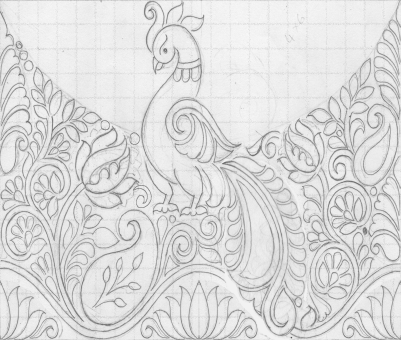
#> input picture examples/step_2.bmp, 401 x 340 px
$ python -i core.py   (imports and definitions only)
#> lines starting #> are read from the running program, lines starting #| are printed output that depends on the picture; after the words box and inside, x2 and y2 are one past the last pixel; in counts of white or black regions, pixels touching at a corner belong together
#> further down, picture is the input picture: shape (340, 401); min 85, max 248, mean 220.2
"""Native-resolution draft generation and deterministic export validation.

No function in this module establishes semantic or loom production readiness.
"""
from pathlib import Path
import hashlib
import json
import numpy as np
from PIL import Image, ImageOps

RULES = [
    'R1: Motifs interpreted correctly; pencil noise distinguished from shapes.',
    'R2: Distinct semantic pieces separated by 2 native white pixels at closest approach; continuous forms and wider background preserved.',
    'R3: Intended solid pieces have no accidental white holes.',
    'R4: Intentional channels, cut-outs, eyes, veins and hollow ornaments preserved.',
    'R5: Exact red/white palette confirmed by automated validation.',
    'R6: Edges are crisp, with no hooks, blobs or random thickness changes.',
    'R7: Inner/front long contour run is shorter than outer/back; each annotated staircase follows 3 then 2 then 1 pixel runs, with 2 then 1 allowed when size/shape prevents 3/2/1.',
    'R8: Staircase counts satisfy n3 < n2 < n1, or fallback n2 < n1; these are contour runs, not stroke thickness.',
    'R9: No stray pixels or bumps outside intended curve envelopes.',
    'R10: Stems narrow gradually and flow continuously into legitimate branches.',
    'R11: Taper rules applied only to genuinely tapering structures.',
    'R12: Equivalent repeated pieces use consistent construction.',
    'R13: Motifs, composition and meaningful white spaces preserved.',
    'R14: Exact source dimensions confirmed by automated validation.',
    'R15: Topology reviewed semantically, not by component counts.',
    'R16: All uncertain regions reviewed and resolved by the designer.',
]


def rgb(image):
    """Composite transparency on white, retaining the original pixel geometry."""
    im = image if isinstance(image, Image.Image) else Image.fromarray(np.asarray(image).astype('uint8'))
    if im.mode in ('RGBA', 'LA') or 'transparency' in im.info:
        layer = im.convert('RGBA')
        bg = Image.new('RGBA', layer.size, 'white')
        return Image.alpha_composite(bg, layer).convert('RGB')
    return im.convert('RGB')


def exact_palette(image):
    """Project editor colours onto red/white by nearest RGB distance; no resizing."""
    a = np.asarray(rgb(image), dtype=np.int32)
    red = np.array([255, 0, 0], dtype=np.int32)
    white = np.array([255, 255, 255], dtype=np.int32)
    mask = ((a - red) ** 2).sum(2) < ((a - white) ** 2).sum(2)
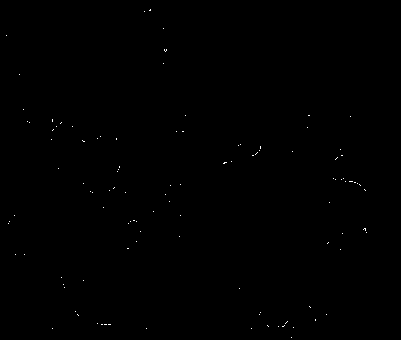
#> mask: shape (340, 401) bool; 0.12% white in thin lines or dots, all inside (x1, y1, x2, y2) = (6, 9, 367, 338)
    return render(mask)
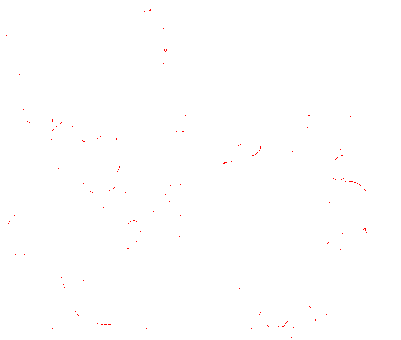
#> returned value: PIL image 401x340 RGB; mean R, G, B 255, 254.7, 254.7


def render(mask):
    a = np.full((*mask.shape, 3), 255, dtype=np.uint8)
    a[mask] = [255, 0, 0]
    return Image.fromarray(a)


def validate(image, source_size):
    im = rgb(image)
    a = np.asarray(im)
    red = np.all(a == [255, 0, 0], axis=2)
    white = np.all(a == [255, 255, 255], axis=2)
    palette_ok = bool(np.all(red | white))
    size_ok = tuple(im.size) == tuple(source_size)
    nonempty = bool(red.any() and white.any())
    return dict(width=im.width, height=im.height, size_ok=size_ok,
                palette_ok=palette_ok, has_red_and_white=nonempty,
                invalid_colour_pixels=int((~(red | white)).sum()),
                red_fraction=float(red.mean()),
                automated_checks_passed=bool(size_ok and palette_ok and nonempty),
                semantic_validation='Requires designer review; not inferred from component counts.')


def export_reviewed(image, source, checked_rules, reviewer, unresolved, directory):
    report = validate(image, rgb(source).size)
    if not report['automated_checks_passed']:
        raise ValueError('Export blocked: dimensions, palette, or empty-design check failed.')
    if set(checked_rules) != set(RULES) or not reviewer.strip() or unresolved.strip():
        raise ValueError('Export blocked: check all 16 rules, name the reviewer, and resolve/clear the uncertainty list.')
    out = Path(directory)
    out.mkdir(parents=True, exist_ok=True)
    im = rgb(image)
    png, bmp, record = out/'design.png', out/'design.bmp', out/'review.json'
    im.save(png)
    im.save(bmp)
    report.update(status='designer_reviewed_raster', reviewer=reviewer.strip(),
                  reviewed_rules=list(RULES), source_rgb_sha256=hashlib.sha256(rgb(source).tobytes()).hexdigest(),
                  output_png_sha256=hashlib.sha256(png.read_bytes()).hexdigest(),
                  limitation='Raster approval only. Loom format, weave mapping, repeat alignment and machine constraints require separate confirmation.')
    record.write_text(json.dumps(report, indent=2))
    return [str(png), str(bmp), str(record)]

>>> import cv2
>>> picture = cv2.imread('../examples/step_2.bmp', cv2.IMREAD_GRAYSCALE)
>>> result = exact_palette(picture)
